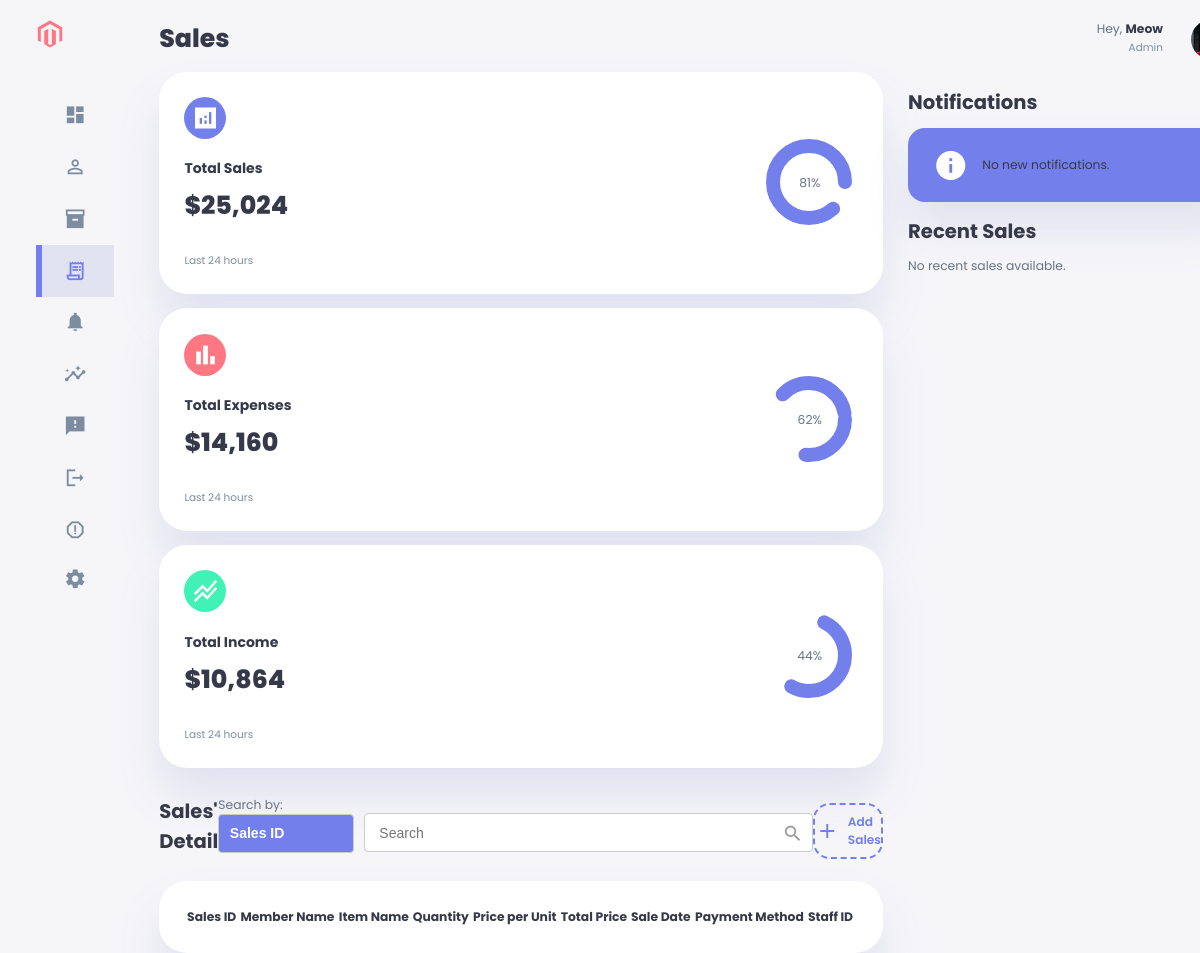
/sales.php, run on an earlier commit of the app's database.
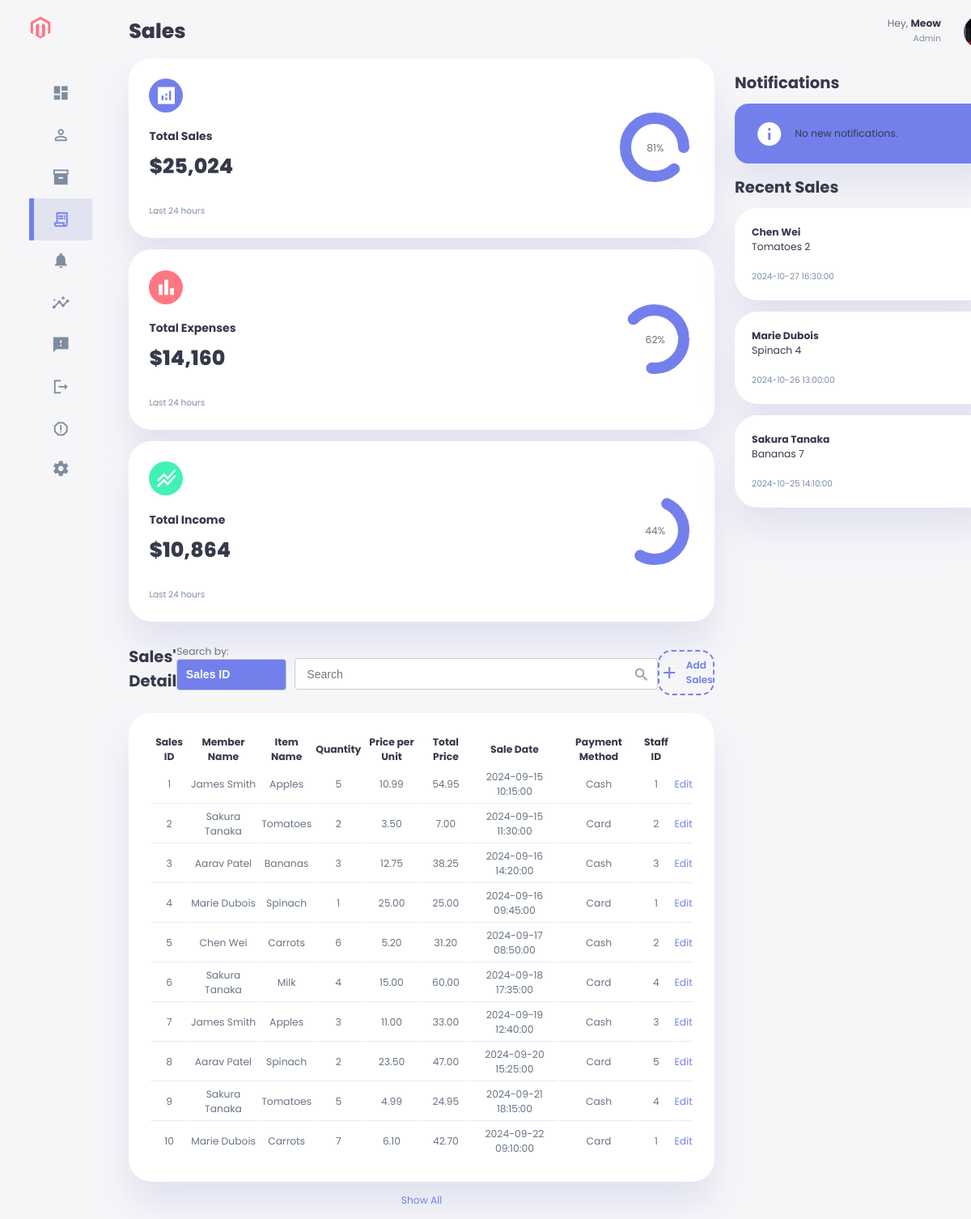
And on a later commit of the database.
### tables this page shows
CREATE TABLE IF NOT EXISTS sales (
    Sales_ID INT(5) NOT NULL AUTO_INCREMENT PRIMARY KEY,
    Member_ID INT(5) NOT NULL, 
    Item_ID INT(5) NOT NULL,
    Quantity INT(5) NOT NULL,
    Price_per_Unit DECIMAL(10, 2) NOT NULL,
    Total_Price DECIMAL(10, 2) GENERATED ALWAYS AS (Quantity * Price_per_Unit) STORED,
    Sale_Date TIMESTAMP DEFAULT CURRENT_TIMESTAMP NOT NULL,
    Payment_Method VARCHAR(50) NOT NULL,
    Staff_ID INT(5) NOT NULL,
    FOREIGN KEY (Member_ID) REFERENCES members(Member_ID),
    FOREIGN KEY (Item_ID) REFERENCES inventory(Item_ID)
);

CREATE TABLE IF NOT EXISTS members (
	Member_ID INT(5) NOT NULL AUTO_INCREMENT PRIMARY KEY,
	Full_Name VARCHAR(50) NOT NULL,
	Email_Address VARCHAR(50) NOT NULL,
	Phone_Number VARCHAR(12) NOT NULL,
	DOB VARCHAR(10) NOT NULL,
	Gender VARCHAR(7) NOT NULL,
	Street_Address VARCHAR(50) NOT NULL,
	Country VARCHAR(50) NOT NULL,
	City VARCHAR(50) NOT NULL,
	Postal_Code INT(5) NOT NULL
);

CREATE TABLE IF NOT EXISTS inventory (
    Item_ID INT(5) NOT NULL AUTO_INCREMENT PRIMARY KEY,
    Name VARCHAR(100) NOT NULL,
    Quantity INT(5) NOT NULL,
    Retail_Price DECIMAL(10, 2) NOT NULL,
    Selling_Price DECIMAL(10, 2) NOT NULL,
    Supplier VARCHAR(100) NOT NULL,
    Category VARCHAR(50) NOT NULL,
    Brand VARCHAR(50) NOT NULL,
    Reorder_Level INT(5) NOT NULL
);

### sales.php (the view, shortened to what this page needs)
<?php
require_once('settings.php');
$conn = new mysqli($host, $user, $pwd, $sql_db);
$limit = 10;
if (isset($_GET['show']) && $_GET['show'] === 'all') {
  $sql = "SELECT sales.Sales_ID, members.Full_Name AS Member_Name, inventory.Name AS Item_Name, sales.Quantity,
  sales.Price_per_Unit, sales.Total_Price, sales.Sale_Date, sales.Payment_Method, sales.Staff_ID
  FROM sales JOIN members ON sales.Member_ID = members.Member_ID JOIN inventory ON sales.Item_ID = inventory.Item_ID";
  $show_all = true;
} else {
  $sql = "SELECT sales.Sales_ID, members.Full_Name AS Member_Name, inventory.Name AS Item_Name, sales.Quantity,
  sales.Price_per_Unit, sales.Total_Price, sales.Sale_Date, sales.Payment_Method, sales.Staff_ID
  FROM sales JOIN members ON sales.Member_ID = members.Member_ID JOIN inventory ON sales.Item_ID = inventory.Item_ID LIMIT $limit";
  $show_all = false;
}
$result = $conn->query($sql);
$sql_count = "SELECT COUNT(*) AS total FROM sales";
$count_result = $conn->query($sql_count);
$row_count = $count_result->fetch_assoc();
$total_members = $row_count['total'];
$query2 = "SELECT noti, created_at, notification_type FROM notifications WHERE is_read = 0 ORDER BY created_at DESC LIMIT 3";
$recentNoti = mysqli_query($conn, $query2);
$salesQuery = "SELECT members.Member_ID, members.Full_Name, inventory.Item_ID, inventory.Name, sales.Quantity, sales.Sale_Date, sales.Sales_ID
               FROM sales
               JOIN members ON sales.Member_ID = members.Member_ID
               JOIN inventory ON sales.Item_ID = inventory.Item_ID
               ORDER BY Sale_Date DESC LIMIT 3";
$salesResult = $conn->query($salesQuery);
?>
<!DOCTYPE html>
<html lang="en">
<head>
  <link rel="stylesheet" href="./style.css" />
  <link rel="stylesheet" href="./sales.css" />
  <link rel="stylesheet" href="./salesform.css" />
</head>
<body>
  <div class="container">
    <aside>
      <div class="top">
        <div class="logo">
          <img src="./images/logo.png" alt="Logo" />
        </div>
      </div>
      <div class="sidebar">
        <a href="index.php">
          <span class="material-icons-sharp"> dashboard </span>
        </a>
        <a href="members.php">
          <span class="material-icons-sharp"> person_outline </span>
        </a>
        <a href="inventory.php">
          <span class="material-icons-sharp"> inventory_2 </span>
        </a>
        <a href="sales.php" class="active">
          <span class="material-icons-sharp"> receipt_long </span>
        </a>
        <a href="notification.php">
          <span class="material-icons-sharp"> notifications </span>
        </a>
        <a href="#">
          <span class="material-icons-sharp"> insights </span>
        </a>
        <a href="#">
          <span class="material-icons-sharp"> feedback </span>
        </a>
        <a href="#">
          <span class="material-icons-sharp"> logout </span>
        </a>
        <a href="#">
          <span class="material-icons-sharp"> report_gmailerrorred </span>
        </a>
        <a href="#">
          <span class="material-icons-sharp"> settings </span>
        </a>
      </div>
    </aside>
    <main>
      <h1>Sales</h1>
      <div class="insights">
        <div class="sales">
          <span class="material-icons-sharp"> analytics </span>
          <div class="middle">
            <div class="left">
              <h3>Total Sales</h3>
              <h1>$25,024</h1>
            </div>
            <div class="progress">
              <svg>
                <circle cx="38" cy="38" r="36"></circle>
              </svg>
              <div class="number">
                <p>81%</p>
              </div>
            </div>
          </div>
          <small class="text-muted"> Last 24 hours </small>
        </div>
        <div class="expenses">
          <span class="material-icons-sharp"> bar_chart </span>
          <div class="middle">
            <div class="left">
              <h3>Total Expenses</h3>
              <h1>$14,160</h1>
            </div>
            <div class="progress">
              <svg>
                <circle cx="38" cy="38" r="36"></circle>
              </svg>
              <div class="number">
                <p>62%</p>
              </div>
            </div>
          </div>
          <small class="text-muted"> Last 24 hours </small>
        </div>
        <div class="income">
          <span class="material-icons-sharp"> stacked_line_chart </span>
          <div class="middle">
            <div class="left">
              <h3>Total Income</h3>
              <h1>$10,864</h1>
            </div>
            <div class="progress">
              <svg>
                <circle cx="38" cy="38" r="36"></circle>
              </svg>
              <div class="number">
                <p>44%</p>
              </div>
            </div>
          </div>
          <small class="text-muted"> Last 24 hours </small>
        </div>
      </div>
      <div class="sales-container">
        <div class="sales-detail">
          <div class="sales-detail-header">
            <h2>Sales' Detail</h2>
            <form method="get" action="">
              <div class="search-row">
                <div class="search-select-box">
                  <p>Search by:</p>
                  <select name="search-column" id="search-column">
                    <option value="Sales_ID">Sales ID</option>
                  </select>
                </div>
                <div class="search-container">
                  <input type="text" name="search_bar" id="search_bar" maxlength="40" placeholder="Search" />
                  <button type="submit"><span class="material-icons-sharp">search</span></button>
                </div>
              </div>
            </form>
            <div class="add-sales">
              <div>
                <span class="material-icons-sharp">add</span>
                <h3>Add Sales</h3>
              </div>
            </div>
          </div>
          <table id="sales-detail--table">
            <thead>
              <tr>
                <th>Sales ID</th>
                <th>Member Name</th>
                <th>Item Name</th>
                <th>Quantity</th>
                <th>Price per Unit</th>
                <th>Total Price</th>
                <th>Sale Date</th>
                <th>Payment Method</th>
                <th>Staff ID</th>
                <th></th>
              </tr>
            </thead>
            <tbody>
              <?php
              if (isset($_GET['search_bar'])) {
                $search_term = $conn->real_escape_string($_GET['search_bar']);
                $search_column = $_GET['search-column'];
                $sql_search = "SELECT sales.Sales_ID, members.Full_Name AS Member_Name, inventory.Name AS Item_Name, sales.Quantity,
                sales.Price_per_Unit, sales.Total_Price, sales.Sale_Date, sales.Payment_Method, sales.Staff_ID FROM sales
                JOIN members ON sales.Member_ID = members.Member_ID JOIN inventory ON sales.Item_ID = inventory.Item_ID
                WHERE $search_column LIKE '%$search_term%'";
                $result_search = $conn->query($sql_search);
                if ($result_search->num_rows > 0) {
                  while ($row = $result_search->fetch_assoc()) {
                    echo "<tr>";
                    echo "<td>" . htmlspecialchars($row['Sales_ID']) . "</td>";
                    echo "<td>" . htmlspecialchars($row['Member_Name']) . "</td>";
                    echo "<td>" . htmlspecialchars($row['Item_Name']) . "</td>";
                    echo "<td>" . htmlspecialchars($row['Quantity']) . "</td>";
                    echo "<td>" . htmlspecialchars($row['Price_per_Unit']) . "</td>";
                    echo "<td>" . htmlspecialchars($row['Total_Price']) . "</td>";
                    echo "<td>" . htmlspecialchars($row['Sale_Date']) . "</td>";
                    echo "<td>" . htmlspecialchars($row['Payment_Method']) . "</td>";
                    echo "<td>" . htmlspecialchars($row['Staff_ID']) . "</td>";
                    echo "<td><a class='edit-sales' onclick=\"requestSalesInfo(this)\" data-sales-id='" . $row["Sales_ID"] . "'>Edit</a></td>";
                    echo "</tr>";
                  }
                } else {
                  echo "No results found.";
                }
              } else {
                if ($result->num_rows > 0) {
                  while ($row = $result->fetch_assoc()) {
                    echo "<tr>";
                    echo "<td>" . $row["Sales_ID"] . "</td>";
                    echo "<td>" . $row["Member_Name"] . "</td>";
                    echo "<td>" . $row["Item_Name"] . "</td>";
                    echo "<td>" . $row["Quantity"] . "</td>";
                    echo "<td>" . $row["Price_per_Unit"] . "</td>";
                    echo "<td>" . $row["Total_Price"] . "</td>";
                    echo "<td>" . $row["Sale_Date"] . "</td>";
                    echo "<td>" . $row["Payment_Method"] . "</td>";
                    echo "<td>" . $row["Staff_ID"] . "</td>";
                    echo "<td><a class='edit-sales' onclick=\"requestSalesInfo(this)\" data-sales-id='" . $row["Sales_ID"] . "'>Edit</a></td>";
                    echo "</tr>";
                  }
                }
              }
              ?>
            </tbody>
          </table>
          <?php if ($total_members > $limit): ?>
            <?php if ($show_all): ?>
              <a href="sales.php" class="show-all">Show Less</a>
            <?php else: ?>
              <a href="sales.php?show=all" class="show-all">Show All</a>
            <?php endif; ?>
          <?php endif; ?>
        </div>
      </div>
    </main>
    <div class="right">
      <div class="top">
        <div class="profile">
          <div class="info">
            <p>Hey, <b>Meow</b></p>
            <small class="text-muted">Admin</small>
          </div>
          <div class="profile-photo">
            <img src="./images/profile-1.jpg" alt="Profile Picture" />
          </div>
        </div>
      </div>
      <div class="notification-section">
        <h2>Notifications
        </h2>
        <a href="notification.php">
          <?php
          if ($recentNoti && mysqli_num_rows($recentNoti) > 0) {
            while ($row = mysqli_fetch_assoc($recentNoti)) {
              $noti = $row['noti'];
              $date = $row['created_at'];
              $type = $row['notification_type'];
          ?>
              <div class="item <?php echo $type; ?>">
                <div class="icon">
                  <span class="material-icons-sharp"><?php echo $type === 'alert' ? 'error' : ($type === 'warning' ? 'warning' : 'info'); ?></span>
                </div>
                <div class="message-content">
                  <b><?php echo $noti; ?></b>
                  <p><?php echo $date; ?></p>
                </div>
              </div>
          <?php
            }
          } else {
            echo '<div class="item info"><div class="icon"><span class="material-icons-sharp">info</span></div>No new notifications.</div>';
          }
          ?>
        </a>
      </div>
      <div class="recent-sales">
        <h2>Recent Sales</h2>
        <?php if ($salesResult && $salesResult->num_rows > 0): ?>
          <?php while ($row = $salesResult->fetch_assoc()): ?>
            <div class="updates">
              <a href="sales.php?Sales_ID=<?php echo $row['Sales_ID']; ?>">
                <div class="message">
                  <b><?php echo htmlspecialchars($row['Full_Name']); ?></b><br>
                  <span><?php echo htmlspecialchars($row['Name']) . ' ' . htmlspecialchars($row['Quantity']); ?></span><br>
                  <br><small class="text-muted"><?php echo htmlspecialchars($row['Sale_Date']); ?></small>
                </div>
              </a>
            </div>
          <?php endwhile; ?>
        <?php else: ?>
          <p>No recent sales available.</p>
        <?php endif; ?>
      </div>
    </div>
  </div>
</body>
</html>

### sales.css (style rules this page uses)
.sales-container .add-sales { background: transparent; border: 2px dashed var(--color-primary); color: var(--color-primary); display: flex; justify-content: center; width: 50%; height: 4rem; border-radius: var(--border-radius-3); }
main .sales-detail-header { display: flex; justify-content: space-between; align-items: center; margin-bottom: 1rem; }
.sales-container .add-sales { width: 20%; }
.sales-container .add-sales div { display: flex; align-items: center; gap: 0.6rem; }
.sales-container .add-sales h3 { font-weight: 600; }
main .sales-detail { margin-top: 2rem; }
main .sales-detail h2 { margin-bottom: 0.8rem; }
main .sales-detail table { background: var(--color-white); width: 100%; border-radius: var(--card-border-radius); padding: var(--card-padding); text-align: center; box-shadow: var(--box-shadow); transition: all 300ms ease; }
main table tbody td { height: 2.8rem; border-bottom: 1px solid var(--color-light); color: var(--color-dark-variant); }
main table tbody tr:last-child td { border: none; }
main .sales-detail a { text-align: center; display: block; margin: 1rem auto; color: var(--color-primary); }

What changed in the data, as far as the page shows it:
added sales: Sales_ID "1", Member_ID.Full_Name "James Smith", Item_ID.Name "Apples", Quantity "5", Price_per_Unit "10.99", Total_Price "54.95", Sale_Date "2024-09-15 10:15:00", Payment_Method "Cash", Staff_ID "1", shown under "Add Sales"
added sales: Sales_ID "2", Member_ID.Full_Name "Sakura Tanaka", Item_ID.Name "Tomatoes", Quantity "2", Price_per_Unit "3.50", Total_Price "7.00", Sale_Date "2024-09-15 11:30:00", Payment_Method "Card", Staff_ID "2", shown under "Add Sales"
added sales: Sales_ID "3", Member_ID.Full_Name "Aarav Patel", Item_ID.Name "Bananas", Quantity "3", Price_per_Unit "12.75", Total_Price "38.25", Sale_Date "2024-09-16 14:20:00", Payment_Method "Cash", Staff_ID "3", shown under "Add Sales"
added sales: Sales_ID "4", Member_ID.Full_Name "Marie Dubois", Item_ID.Name "Spinach", Quantity "1", Price_per_Unit "25.00", Total_Price "25.00", Sale_Date "2024-09-16 09:45:00", Payment_Method "Card", Staff_ID "1", shown under "Add Sales"
added sales: Sales_ID "5", Member_ID.Full_Name "Chen Wei", Item_ID.Name "Carrots", Quantity "6", Price_per_Unit "5.20", Total_Price "31.20", Sale_Date "2024-09-17 08:50:00", Payment_Method "Cash", Staff_ID "2", shown under "Add Sales"
added sales: Sales_ID "6", Member_ID.Full_Name "Sakura Tanaka", Item_ID.Name "Milk", Quantity "4", Price_per_Unit "15.00", Total_Price "60.00", Sale_Date "2024-09-18 17:35:00", Payment_Method "Card", Staff_ID "4", shown under "Add Sales"
added sales: Sales_ID "7", Member_ID.Full_Name "James Smith", Item_ID.Name "Apples", Quantity "3", Price_per_Unit "11.00", Total_Price "33.00", Sale_Date "2024-09-19 12:40:00", Payment_Method "Cash", Staff_ID "3", shown under "Add Sales"
added sales: Sales_ID "8", Member_ID.Full_Name "Aarav Patel", Item_ID.Name "Spinach", Quantity "2", Price_per_Unit "23.50", Total_Price "47.00", Sale_Date "2024-09-20 15:25:00", Payment_Method "Card", Staff_ID "5", shown under "Add Sales"
added sales: Sales_ID "9", Member_ID.Full_Name "Sakura Tanaka", Item_ID.Name "Tomatoes", Quantity "5", Price_per_Unit "4.99", Total_Price "24.95", Sale_Date "2024-09-21 18:15:00", Payment_Method "Cash", Staff_ID "4", shown under "Add Sales"
added sales: Sales_ID "10", Member_ID.Full_Name "Marie Dubois", Item_ID.Name "Carrots", Quantity "7", Price_per_Unit "6.10", Total_Price "42.70", Sale_Date "2024-09-22 09:10:00", Payment_Method "Card", Staff_ID "1", shown under "Add Sales"
added sales: Member_ID.Full_Name "Chen Wei", Item_ID.Name "Tomatoes", Quantity "2", Sale_Date "2024-10-27 16:30:00", shown under "Recent Sales"
added sales: Member_ID.Full_Name "Marie Dubois", Item_ID.Name "Spinach", Quantity "4", Sale_Date "2024-10-26 13:00:00", shown under "Recent Sales"
added sales: Member_ID.Full_Name "Sakura Tanaka", Item_ID.Name "Bananas", Quantity "7", Sale_Date "2024-10-25 14:10:00", shown under "Recent Sales"
Also different on the page:
text no longer shown: "No recent sales available."
text now shown: "Show All"
